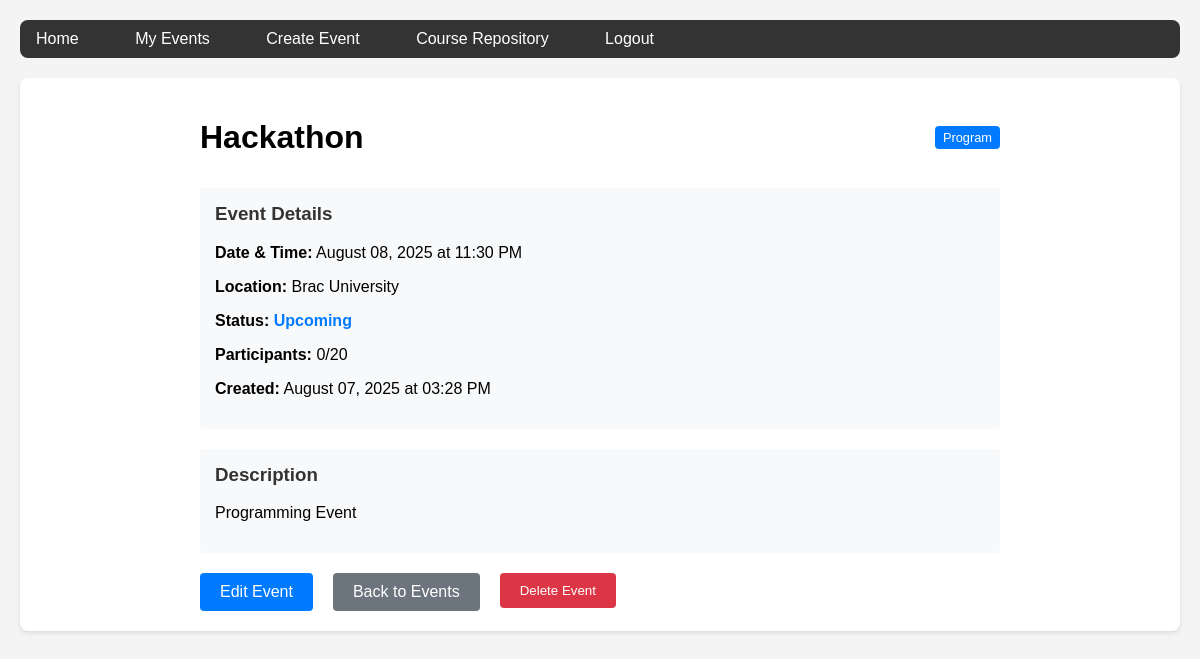
/events/1/21201327 (signed in), run on the app's committed database.
### app.py (models this page shows, shortened)
class Event(db.Model):
    id = db.Column(db.Integer, primary_key=True)
    title = db.Column(db.String(200), nullable=False)
    description = db.Column(db.Text, nullable=False)
    event_type = db.Column(db.String(50), nullable=False)  # 'event', 'competition', 'program'
    date = db.Column(db.DateTime, nullable=False)
    location = db.Column(db.String(200), nullable=False)
    max_participants = db.Column(db.Integer, nullable=True)
    current_participants = db.Column(db.Integer, default=0)
    status = db.Column(db.String(20), default='upcoming')  # 'upcoming', 'ongoing', 'completed', 'cancelled'
    created_at = db.Column(db.DateTime, default=datetime.utcnow)
    user_id = db.Column(db.Integer, db.ForeignKey('user.id'), nullable=False)

### app.py (the view)
    def decorated_function(*args, **kwargs):
        if 'user_id' not in session:
            if request.headers.get('Content-Type') == 'application/json':
                return jsonify({'error': 'Authentication required'}), 401
            return redirect(url_for('login'))
        return f(*args, **kwargs)

### app.py (called while the page is built)
def login_required(f):
    def decorated_function(*args, **kwargs):
        if 'user_id' not in session:
            if request.headers.get('Content-Type') == 'application/json':
                return jsonify({'error': 'Authentication required'}), 401
            return redirect(url_for('login'))
        return f(*args, **kwargs)
    decorated_function.__name__ = f.__name__
    return decorated_function

@app.route('/events/<int:event_id>/21201327')
@login_required
def view_event(event_id):
    event = Event.query.get_or_404(event_id)
    if event.user_id != session['user_id']:
        flash('You can only view your own events!')
        return redirect(url_for('events'))
    return render_template('view_event.html', event=event)

### templates/view_event.html (shortened to what this page needs)
{% extends "base.html" %}
{% block content %}
<div class="event-detail">
    <div class="event-header">
        <h1>{{ event.title }}</h1>
        <span class="event-type">{{ event.event_type|title }}</span>
    </div>
    <div class="event-info">
        <div class="info-group">
            <h3>Event Details</h3>
            <p><strong>Date & Time:</strong> {{ event.date.strftime('%B %d, %Y at %I:%M %p') }}</p>
            <p><strong>Location:</strong> {{ event.location }}</p>
            <p><strong>Status:</strong> <span class="status-{{ event.status }}">{{ event.status|title }}</span></p>
            {% if event.max_participants %}
            <p><strong>Participants:</strong> {{ event.current_participants }}/{{ event.max_participants }}</p>
            {% endif %}
            <p><strong>Created:</strong> {{ event.created_at.strftime('%B %d, %Y at %I:%M %p') }}</p>
        </div>
        <div class="info-group">
            <h3>Description</h3>
            <p>{{ event.description }}</p>
        </div>
    </div>
    <div class="event-actions">
        <a href="{{ url_for('edit_event', event_id=event.id) }}" class="btn">Edit Event</a>
        <a href="{{ url_for('events') }}" class="btn btn-secondary">Back to Events</a>
        <form method="POST" action="{{ url_for('delete_event', event_id=event.id) }}" style="display: inline;" onsubmit="return confirm('Are you sure you want to delete this event?')">
            <button type="submit" class="btn btn-danger">Delete Event</button>
        </form>
    </div>
</div>
{% endblock %}

### templates/base.html (style rules this page uses)
body { font-family: Arial, sans-serif; margin: 0; padding: 20px; background-color: #f4f4f4; }
.btn { background: #007bff; color: white; padding: 10px 20px; border: none; border-radius: 4px; cursor: pointer; text-decoration: none; display: inline-block; margin-right: 10px; transition: background-color 0.3s; }
.btn-secondary { background: #6c757d; }
.btn-danger { background: #dc3545; }
.event-header { display: flex; justify-content: space-between; align-items: center; margin-bottom: 10px; }
.event-type { background: #007bff; color: white; padding: 4px 8px; border-radius: 4px; font-size: 0.8em; }
.event-actions { margin-top: 15px; display: flex; gap: 10px; flex-wrap: wrap; }
.status-upcoming { color: #007bff; font-weight: bold; }
.event-detail { max-width: 800px; margin: 0 auto; }
.info-group { margin-bottom: 20px; padding: 15px; background: #f8f9fa; border-radius: 4px; }
.info-group h3 { margin-top: 0; color: #333; }

### data on the page
Event: title "Hackathon", event_type "Program", date "August 08, 2025 at 11:30 PM", location "Brac University", status "Upcoming", current_participants "0", max_participants "20", created_at "August 07, 2025 at 03:28 PM", description "Programming Event"
